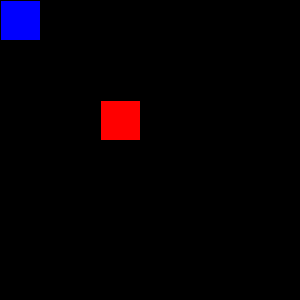
Frame 1 (no input)
Frame 60 (the mouse pressed at the canvas centre just before this capture): identical to frame 1, image omitted
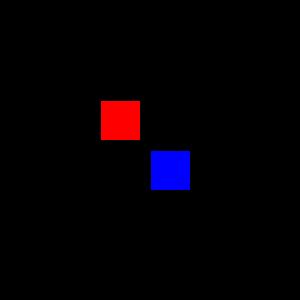
Frame 120 (the mouse held since frame 60 and released just before this capture)

The Processing sketch that drew these frames (run headless with seeded random() and noise(); from frame 60 on, the mouse is pressed at the canvas centre):

// Processing sketch: sketch_2_cuadros_cursor_y_flechas_choque
// ── sketch_2_cuadros_cursor_y_flechas_choque.pde
boolean up=false, down=false, right=false, left=false;
int x=100;
int y=100;


void setup(){
  size(300,300);
}

void draw(){
  background(0);
  dibujarRect1();
  dibujarRect2();
  moverRect();
}

void moverRect(){
  if (up) y--;
  if (down) y++;
  if (right) x++;
  if (left) x--;
}

void dibujarRect1(){
  rectMode(CORNER);
  fill(255,0,0);
  if((mouseX+40>=x || mouseX>=x) && mouseX<=x+40 && (mouseY+40>=y || mouseY>=y) && mouseY<=y+40){
     fill(0,255,0);
  }
  rect(x,y,40,40);
}

void dibujarRect2(){
  rectMode(CORNER);
  fill(0,0,255);
  if((mouseX+40>=x || mouseX>=x) && mouseX<=x+40 && (mouseY+40>=y || mouseY>=y) && mouseY<=y+40){
    fill(0,255,0);
  }
  rect(mouseX,mouseY,40,40);
}

void keyPressed(){
  if (key == 'w' || key == 'W') up = true;
  if (key == 'a' || key == 'A') left = true;
  if (key == 's' || key == 'S') down = true;
  if (key == 'd' || key == 'D') right = true;
}
void keyReleased(){
  if (key == 'w' || key == 'W') up = false;
  if (key == 'a' || key == 'A') left = false;
  if (key == 's' || key == 'S') down = false;
  if (key == 'd' || key == 'D') right = false;
}
